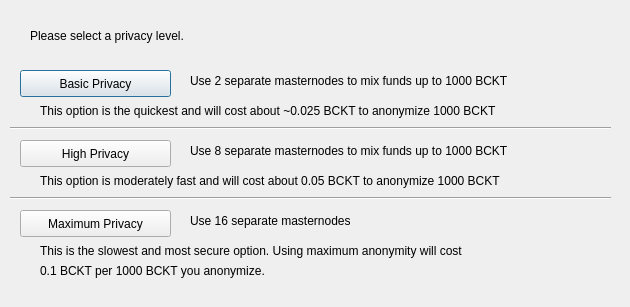
<?xml version="1.0" encoding="UTF-8"?>
<ui version="4.0">
 <class>DarksendConfig</class>
 <widget class="QDialog" name="DarksendConfig">
  <property name="geometry">
   <rect>
    <x>0</x>
    <y>0</y>
    <width>630</width>
    <height>307</height>
   </rect>
  </property>
  <property name="windowTitle">
   <string>Configure Darksend</string>
  </property>
  <widget class="QPushButton" name="buttonBasic">
   <property name="geometry">
    <rect>
     <x>20</x>
     <y>70</y>
     <width>151</width>
     <height>27</height>
    </rect>
   </property>
   <property name="text">
    <string>Basic Privacy</string>
   </property>
  </widget>
  <widget class="QPushButton" name="buttonHigh">
   <property name="geometry">
    <rect>
     <x>20</x>
     <y>140</y>
     <width>151</width>
     <height>27</height>
    </rect>
   </property>
   <property name="text">
    <string>High Privacy</string>
   </property>
  </widget>
  <widget class="QPushButton" name="buttonMax">
   <property name="geometry">
    <rect>
     <x>20</x>
     <y>210</y>
     <width>151</width>
     <height>27</height>
    </rect>
   </property>
   <property name="text">
    <string>Maximum Privacy</string>
   </property>
  </widget>
  <widget class="QLabel" name="label">
   <property name="geometry">
    <rect>
     <x>30</x>
     <y>20</y>
     <width>571</width>
     <height>31</height>
    </rect>
   </property>
   <property name="text">
    <string>Please select a privacy level.</string>
   </property>
  </widget>
  <widget class="QLabel" name="label_2">
   <property name="geometry">
    <rect>
     <x>190</x>
     <y>70</y>
     <width>421</width>
     <height>21</height>
    </rect>
   </property>
   <property name="text">
    <string>Use 2 separate masternodes to mix funds up to 1000 BCKT</string>
   </property>
  </widget>
  <widget class="QLabel" name="label_3">
   <property name="geometry">
    <rect>
     <x>190</x>
     <y>140</y>
     <width>411</width>
     <height>21</height>
    </rect>
   </property>
   <property name="text">
    <string>Use 8 separate masternodes to mix funds up to 1000 BCKT</string>
   </property>
  </widget>
  <widget class="QLabel" name="label_4">
   <property name="geometry">
    <rect>
     <x>190</x>
     <y>210</y>
     <width>421</width>
     <height>21</height>
    </rect>
   </property>
   <property name="text">
    <string>Use 16 separate masternodes</string>
   </property>
  </widget>
  <widget class="QLabel" name="label_6">
   <property name="geometry">
    <rect>
     <x>40</x>
     <y>100</y>
     <width>561</width>
     <height>21</height>
    </rect>
   </property>
   <property name="text">
    <string>This option is the quickest and will cost about ~0.025 BCKT to anonymize 1000 BCKT</string>
   </property>
  </widget>
  <widget class="QLabel" name="label_7">
   <property name="geometry">
    <rect>
     <x>40</x>
     <y>170</y>
     <width>561</width>
     <height>21</height>
    </rect>
   </property>
   <property name="text">
    <string>This option is moderately fast and will cost about 0.05 BCKT to anonymize 1000 BCKT</string>
   </property>
  </widget>
  <widget class="QLabel" name="label_8">
   <property name="geometry">
    <rect>
     <x>40</x>
     <y>240</y>
     <width>561</width>
     <height>21</height>
    </rect>
   </property>
   <property name="text">
    <string>This is the slowest and most secure option. Using maximum anonymity will cost</string>
   </property>
  </widget>
  <widget class="QLabel" name="label_9">
   <property name="geometry">
    <rect>
     <x>40</x>
     <y>260</y>
     <width>561</width>
     <height>21</height>
    </rect>
   </property>
   <property name="text">
    <string>0.1 BCKT per 1000 BCKT you anonymize.</string>
   </property>
  </widget>
  <widget class="Line" name="line">
   <property name="geometry">
    <rect>
     <x>10</x>
     <y>120</y>
     <width>601</width>
     <height>16</height>
    </rect>
   </property>
   <property name="orientation">
    <enum>Qt::Horizontal</enum>
   </property>
  </widget>
  <widget class="Line" name="line_2">
   <property name="geometry">
    <rect>
     <x>10</x>
     <y>190</y>
     <width>601</width>
     <height>16</height>
    </rect>
   </property>
   <property name="orientation">
    <enum>Qt::Horizontal</enum>
   </property>
  </widget>
 </widget>
 <resources/>
 <connections/>
</ui>
